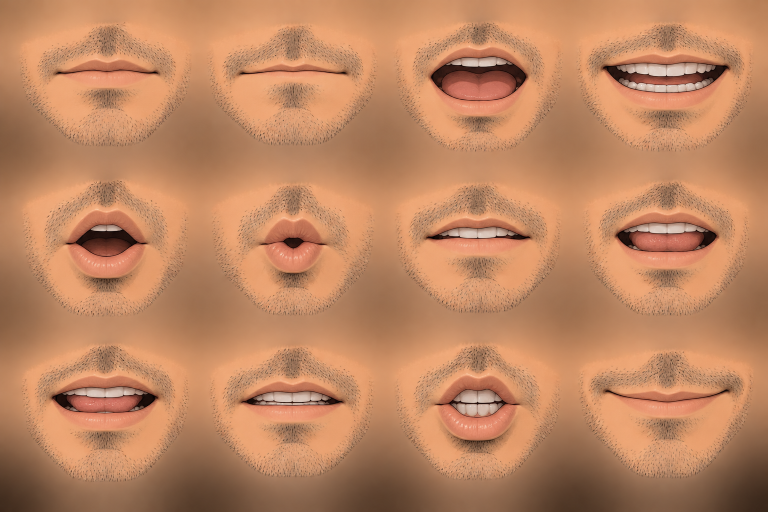
#> input picture rasm-pro/future-character-assets/character/mouth_sources_12.png, 1536 x 1024 px (shown at 1/2 size)
$ python -i raster.py   (imports and definitions only)
#> lines starting #> are read from the running program, lines starting #| are printed output that depends on the picture
"""تحويل الصور النقطية إلى مسارات رسم — نقل موسّع لمخطط VideoScribe.

المرجع المفكوك:
- generatePathFromSkeletons.ts: تصغير ≤ 500px → ثنائي → فصل الأشكال → تخفيف → تتبّع
- brushSize = iterations / scaleFactor   (سماكة القلم من عدد تكرارات التخفيف)
- findSeparateImageShapes.ts: مكوّنات متصلة 8-اتجاه بترتيب صفّي

تحسيناتنا:
- حد قابل للضبط (افتراضي 900px) للجودة الأعلى
- قص كل شكل لصندوقه + هامش 1px (أسرع كثيرًا بنفس النتيجة)
- وضعان للثنائية: alpha (كالأصل) أو dark (لصور فوتوغرافية بلا قناة شفافية)
"""
from __future__ import annotations

import numpy as np

from .mask_path import generate_mask_path, points_to_lengths
from .model import Stroke, StrokeDoc
from .thinning import thin

try:
    import cv2  # type: ignore
except Exception:  # pragma: no cover
    cv2 = None


# [145 lines left out: functions binarize, _connected_shapes, raster_to_strokes, not called in this run]

>>> import cv2
>>> picture = cv2.imread('../../../../rasm-pro/future-character-assets/character/mouth_sources_12.png', cv2.IMREAD_GRAYSCALE)
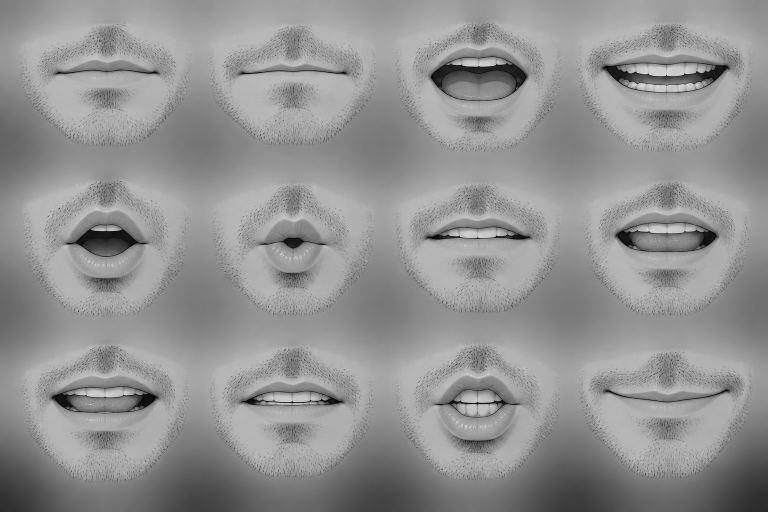
#> picture: shape (1024, 1536) (shown at 1/2 size); min 0, max 252, mean 146.3
#> (the run stopped early here; a loop or call above may not have finished)
